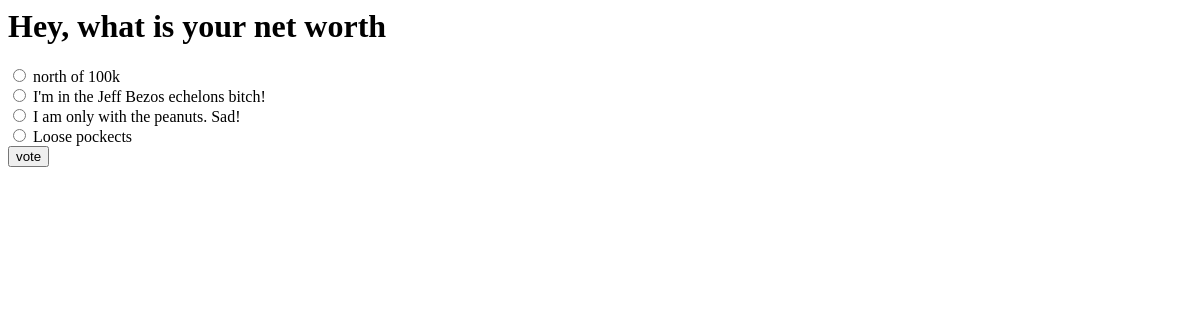
The app's page /polls/3/, older data.
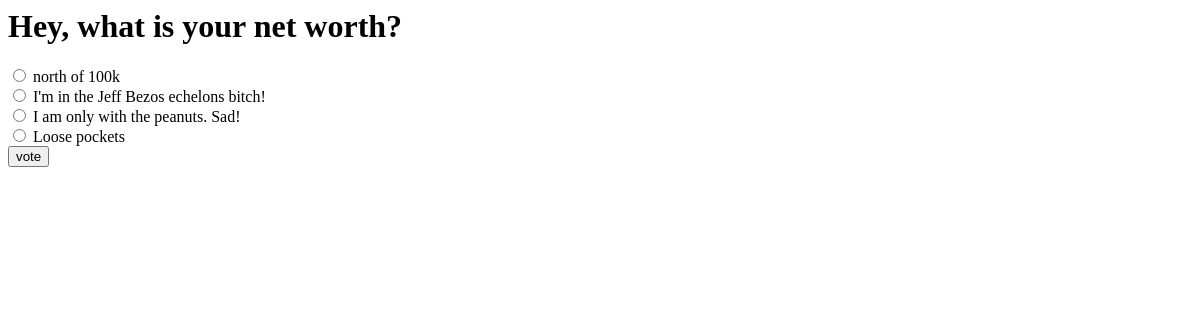
The same page, newer data.
### polls/models.py (models this page shows, shortened)
class Question(models.Model):
    question_text = models.CharField(max_length=200)
    publication_date = models.DateTimeField("date published")
    def was_published_recently(self):
        now = timezone.now()
        return now - datetime.timedelta(days=1) <= self.publication_date <= now
    was_published_recently.admin_order_field = 'publication_date'
    was_published_recently.boolean = True
    was_published_recently.short_description = 'Published Recently?'

class Choice(models.Model):
    question = models.ForeignKey(Question, on_delete=models.CASCADE)
    choice_text = models.CharField(max_length=200)
    votes = models.IntegerField(default=0)

### polls/views.py (the view)
# urls.py: path('<int:pk>/',views.DetailsView.as_view(), name='details'),
class DetailsView(generic.DetailView):
    model = Question
    template_name = 'polls/details.html'
    def get_queryset(self):
        return Question.objects.filter(publication_date__lte=timezone.now()).exclude(choice__isnull=True)

### polls/templates/polls/details.html (shortened to what this page needs)
<h1>{{question.question_text}}</h1>
<form action="{% url 'polls:vote' question.id %}" method="post">
    {% for choice in question.choice_set.all %}
    <input type="radio" class="choice" id="choice{{forloop.counter}}" name="choice" value="{{choice.id}}">
    <label for="choice{{forloop.counter}}">{{ choice.choice_text }}</label><br>
    {% endfor %}
    <input type="submit" value="vote">
</form>

Row changes from the older to the newer data that the page shows:
changed Question: question_text "Hey, what is your net worth" → "Hey, what is your net worth?"
changed Choice: choice "☐ Loose pockects" → "☐ Loose pockets"; choice_text "Loose pockects" → "Loose pockets"
